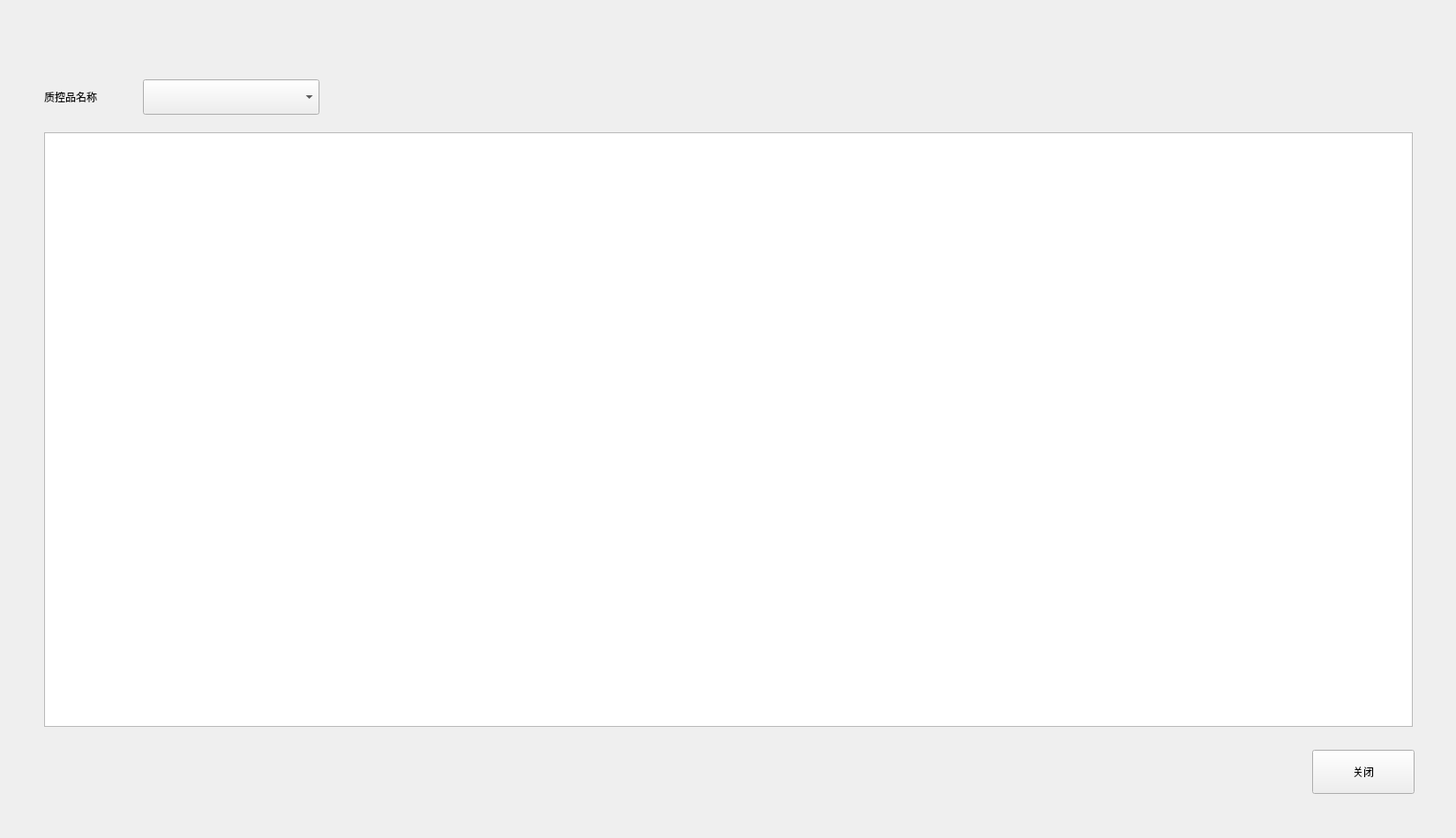
<?xml version="1.0" encoding="UTF-8"?>
<ui version="4.0">
 <class>QQcSpareReagentAppPage</class>
 <widget class="QWidget" name="QQcSpareReagentAppPage">
  <property name="geometry">
   <rect>
    <x>0</x>
    <y>0</y>
    <width>1650</width>
    <height>950</height>
   </rect>
  </property>
  <property name="windowTitle">
   <string>QQcSpareReagentAppPage</string>
  </property>
  <widget class="QTableView" name="tableView">
   <property name="geometry">
    <rect>
     <x>50</x>
     <y>150</y>
     <width>1551</width>
     <height>674</height>
    </rect>
   </property>
   <property name="showGrid">
    <bool>false</bool>
   </property>
   <attribute name="horizontalHeaderDefaultSectionSize">
    <number>130</number>
   </attribute>
   <attribute name="horizontalHeaderHighlightSections">
    <bool>false</bool>
   </attribute>
   <attribute name="horizontalHeaderStretchLastSection">
    <bool>true</bool>
   </attribute>
   <attribute name="verticalHeaderDefaultSectionSize">
    <number>45</number>
   </attribute>
  </widget>
  <widget class="QLabel" name="label">
   <property name="geometry">
    <rect>
     <x>50</x>
     <y>90</y>
     <width>110</width>
     <height>40</height>
    </rect>
   </property>
   <property name="text">
    <string>质控品名称</string>
   </property>
  </widget>
  <widget class="QComboBox" name="comboBox">
   <property name="geometry">
    <rect>
     <x>162</x>
     <y>90</y>
     <width>200</width>
     <height>40</height>
    </rect>
   </property>
  </widget>
  <widget class="QPushButton" name="pushButton_2">
   <property name="geometry">
    <rect>
     <x>1487</x>
     <y>850</y>
     <width>116</width>
     <height>50</height>
    </rect>
   </property>
   <property name="text">
    <string>关闭</string>
   </property>
   <property name="buttons" stdset="0">
    <string>btn_dlg</string>
   </property>
  </widget>
  <widget class="QFrame" name="line_h">
   <property name="geometry">
    <rect>
     <x>50</x>
     <y>150</y>
     <width>1550</width>
     <height>1</height>
    </rect>
   </property>
   <property name="frameShape">
    <enum>QFrame::StyledPanel</enum>
   </property>
   <property name="frameShadow">
    <enum>QFrame::Raised</enum>
   </property>
   <property name="lines" stdset="0">
    <string>solid</string>
   </property>
  </widget>
  <widget class="QFrame" name="line_h_2">
   <property name="geometry">
    <rect>
     <x>50</x>
     <y>823</y>
     <width>1550</width>
     <height>1</height>
    </rect>
   </property>
   <property name="frameShape">
    <enum>QFrame::StyledPanel</enum>
   </property>
   <property name="frameShadow">
    <enum>QFrame::Raised</enum>
   </property>
   <property name="lines" stdset="0">
    <string>solid</string>
   </property>
  </widget>
  <widget class="QFrame" name="line_v_1">
   <property name="geometry">
    <rect>
     <x>50</x>
     <y>150</y>
     <width>1</width>
     <height>674</height>
    </rect>
   </property>
   <property name="frameShape">
    <enum>QFrame::StyledPanel</enum>
   </property>
   <property name="frameShadow">
    <enum>QFrame::Raised</enum>
   </property>
   <property name="lines" stdset="0">
    <string>solid</string>
   </property>
  </widget>
  <widget class="QFrame" name="line_v_2">
   <property name="geometry">
    <rect>
     <x>1600</x>
     <y>150</y>
     <width>1</width>
     <height>674</height>
    </rect>
   </property>
   <property name="frameShape">
    <enum>QFrame::StyledPanel</enum>
   </property>
   <property name="frameShadow">
    <enum>QFrame::Raised</enum>
   </property>
   <property name="lines" stdset="0">
    <string>solid</string>
   </property>
  </widget>
 </widget>
 <layoutdefault spacing="6" margin="11"/>
 <resources/>
 <connections/>
</ui>
